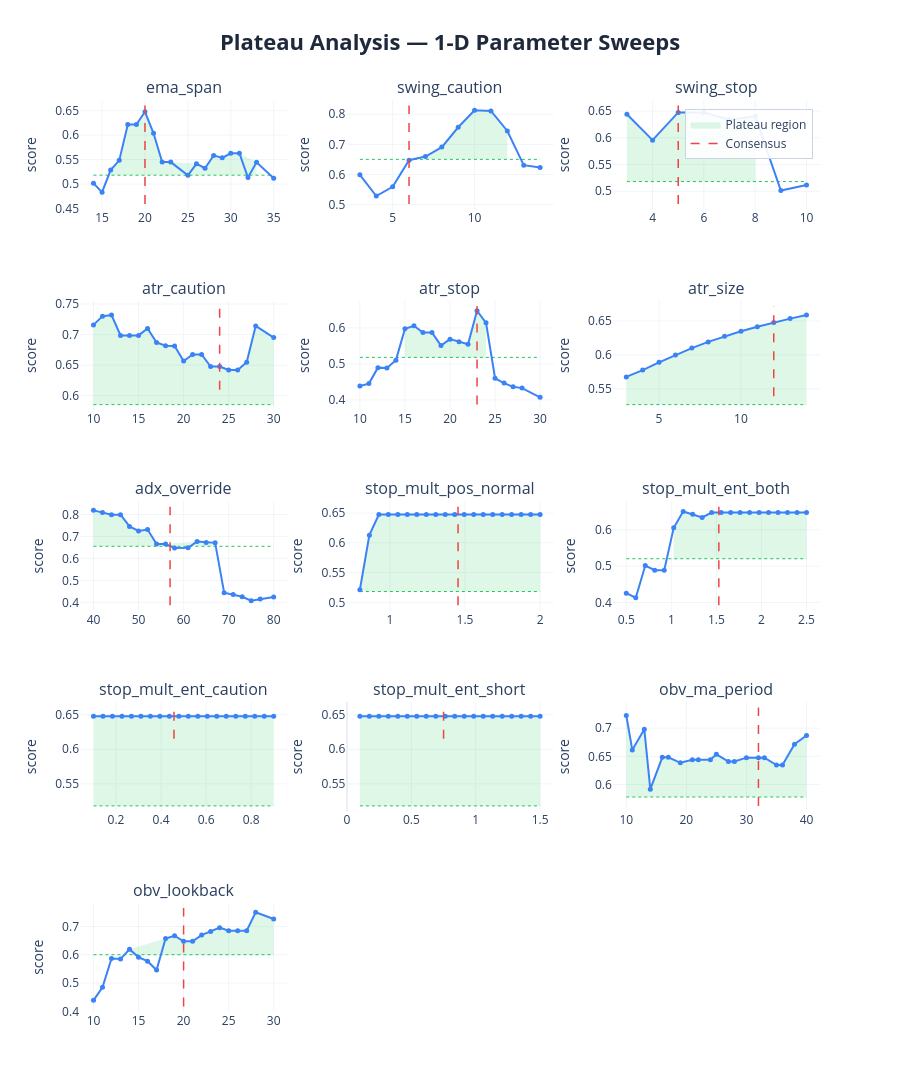

The notebook cell saved with this chart:
### Markdown cell above
### 1-D sweep charts:
| Element | Meaning | Good | Bad |
|---------|---------|------|-----|
| **Blue curve** | Composite score at each value of the parameter, with all others held at consensus | Flat-topped curve — performance is insensitive to the exact value | Narrow spike — optimizer latched onto one specific value, everything nearby is worse |
| **Red dashed line** | Where the consensus value sits | On the flat top of the curve | On a steep slope or at the edge of a cliff |
| **Green dashed line** | Cutoff at 80% of peak score — the boundary between plateau and non-plateau | Blue curve stays above this line across most of the range | Blue curve dips below it quickly either side of the peak |
| **Green shading** | Plateau region — all values where the score stays within 20% of the peak | Wide green band spanning most of the range (robust) | Thin sliver or no shading at all (fragile/overfit) |


 If concensus on steep slope: parameter **REGIME SENSITIVE** - do not fix, backtests are disagreeing, want to fix parameters on flat top.

### Code cell
# ── visual sweep curves ───────────────────────────────────────────────────
plot_plateau_analysis(
    sweep_results    = sweep_results,
    consensus_params = results['consensus_params'],
    param_defs       = PARAM_DEFS,
    fixed_params     = FIXED_PARAMS,
    threshold        = 0.20,
    show             = False,
    save_html        = None,
)

### Figure 1 — Plotly figure (JSON) as saved in the notebook; plotly's stock layout.template omitted (floating-point values rounded to 4 significant figures)
{"data": [{"fill": "toself", "fillcolor": "rgba(34, 197, 94, 0.15)", "hoverinfo": "skip", "line": {"color": "rgba(0,0,0,0)"}, "name": "Plateau region", "showlegend": true, "type": "scatter", "x": [16, 17, 18, 19, 20, 21, 22, 23, 26, 27, 28, 29, 30, 31, 33, 33, 31, 30, 29, 28, 27, 26, 23, 22, 21, 20, 19, 18, 17, 16], "xaxis": "x", "y": [0.5286, 0.5484, 0.6217, 0.6217, 0.6477, 0.6038, 0.5449, 0.5449, 0.5414, 0.5323, 0.5585, 0.5535, 0.5629, 0.5629, 0.5444, 0.5181, 0.5181, 0.5181, 0.5181, 0.5181, 0.5181, 0.5181, 0.5181, 0.5181, 0.5181, 0.5181, 0.5181, 0.5181, 0.5181, 0.5181], "yaxis": "y"}, {"hoverinfo": "skip", "line": {"color": "#22c55e", "dash": "dot", "width": 1}, "mode": "lines", "showlegend": false, "type": "scatter", "x": [14, 35], "xaxis": "x", "y": [0.5181, 0.5181], "yaxis": "y"}, {"hovertemplate": "<b>ema_span</b><br>Value: %{x:.4g}<br>Score: %{y:.4f}<br><extra></extra>", "line": {"color": "#3b82f6", "width": 2}, "marker": {"size": 5}, "mode": "lines+markers", "name": "ema_span", "showlegend": false, "type": "scatter", "x": [14, 15, 16, 17, 18, 19, 20, 21, 22, 23, 25, 26, 27, 28, 29, 30, 31, 32, 33, 35], "xaxis": "x", "y": [0.5015, 0.4835, 0.5286, 0.5484, 0.6217, 0.6217, 0.6477, 0.6038, 0.5449, 0.5449, 0.5178, 0.5414, 0.5323, 0.5585, 0.5535, 0.5629, 0.5629, 0.5133, 0.5444, 0.5117], "yaxis": "y"}, {"hoverinfo": "skip", "line": {"color": "#ef4444", "dash": "dash", "width": 1.5}, "mode": "lines", "name": "Consensus", "showlegend": true, "type": "scatter", "x": [20, 20], "xaxis": "x", "y": [0.4593, 0.6606], "yaxis": "y"}, {"fill": "toself", "fillcolor": "rgba(34, 197, 94, 0.15)", "hoverinfo": "skip", "line": {"color": "rgba(0,0,0,0)"}, "name": "Plateau region", "showlegend": false, "type": "scatter", "x": [7, 8, 9, 10, 11, 12, 12, 11, 10, 9, 8, 7], "xaxis": "x2", "y": [0.6595, 0.6909, 0.7567, 0.8128, 0.8111, 0.7446, 0.6503, 0.6503, 0.6503, 0.6503, 0.6503, 0.6503], "yaxis": "y2"}, {"hoverinfo": "skip", "line": {"color": "#22c55e", "dash": "dot", "width": 1}, "mode": "lines", "showlegend": false, "type": "scatter", "x": [3, 14], "xaxis": "x2", "y": [0.6503, 0.6503], "yaxis": "y2"}, {"hovertemplate": "<b>swing_caution</b><br>Value: %{x:.4g}<br>Score: %{y:.4f}<br><extra></extra>", "line": {"color": "#3b82f6", "width": 2}, "marker": {"size": 5}, "mode": "lines+markers", "name": "swing_caution", "showlegend": false, "type": "scatter", "x": [3, 4, 5, 6, 7, 8, 9, 10, 11, 12, 13, 14], "xaxis": "x2", "y": [0.5991, 0.5287, 0.5592, 0.6477, 0.6595, 0.6909, 0.7567, 0.8128, 0.8111, 0.7446, 0.6309, 0.6229], "yaxis": "y2"}, {"hoverinfo": "skip", "line": {"color": "#ef4444", "dash": "dash", "width": 1.5}, "mode": "lines", "name": "Consensus", "showlegend": false, "type": "scatter", "x": [6, 6], "xaxis": "x2", "y": [0.5023, 0.8291], "yaxis": "y2"}, {"fill": "toself", "fillcolor": "rgba(34, 197, 94, 0.15)", "hoverinfo": "skip", "line": {"color": "rgba(0,0,0,0)"}, "name": "Plateau region", "showlegend": false, "type": "scatter", "x": [3, 4, 5, 6, 7, 8, 8, 7, 6, 5, 4, 3], "xaxis": "x3", "y": [0.6443, 0.5957, 0.6477, 0.6477, 0.6339, 0.6403, 0.5181, 0.5181, 0.5181, 0.5181, 0.5181, 0.5181], "yaxis": "y3"}, {"hoverinfo": "skip", "line": {"color": "#22c55e", "dash": "dot", "width": 1}, "mode": "lines", "showlegend": false, "type": "scatter", "x": [3, 10], "xaxis": "x3", "y": [0.5181, 0.5181], "yaxis": "y3"}, {"hovertemplate": "<b>swing_stop</b><br>Value: %{x:.4g}<br>Score: %{y:.4f}<br><extra></extra>", "line": {"color": "#3b82f6", "width": 2}, "marker": {"size": 5}, "mode": "lines+markers", "name": "swing_stop", "showlegend": false, "type": "scatter", "x": [3, 4, 5, 6, 7, 8, 9, 10], "xaxis": "x3", "y": [0.6443, 0.5957, 0.6477, 0.6477, 0.6339, 0.6403, 0.5012, 0.5115], "yaxis": "y3"}, {"hoverinfo": "skip", "line": {"color": "#ef4444", "dash": "dash", "width": 1.5}, "mode": "lines", "name": "Consensus", "showlegend": false, "type": "scatter", "x": [5, 5], "xaxis": "x3", "y": [0.4762, 0.6606], "yaxis": "y3"}, {"fill": "toself", "fillcolor": "rgba(34, 197, 94, 0.15)", "hoverinfo": "skip", "line": {"color": "rgba(0,0,0,0)"}, "name": "Plateau region", "showlegend": false, "type": "scatter", "x": [10, 11, 12, 13, 14, 15, 16, 17, 18, 19, 20, 21, 22, 23, 24, 25, 26, 27, 28, 30, 30, 28, 27, 26, 25, 24, 23, 22, 21, 20, 19, 18, 17, 16, 15, 14, 13, 12, 11, 10], "xaxis": "x4", "y": [0.7159, 0.7302, 0.7319, 0.6987, 0.6987, 0.6987, 0.7101, 0.687, 0.6819, 0.6813, 0.6569, 0.6675, 0.6675, 0.6477, 0.6477, 0.6421, 0.6421, 0.6548, 0.7141, 0.6951, 0.5855, 0.5855, 0.5855, 0.5855, 0.5855, 0.5855, 0.5855, 0.5855, 0.5855, 0.5855, 0.5855, 0.5855, 0.5855, 0.5855, 0.5855, 0.5855, 0.5855, 0.5855, 0.5855, 0.5855], "yaxis": "y4"}, {"hoverinfo": "skip", "line": {"color": "#22c55e", "dash": "dot", "width": 1}, "mode": "lines", "showlegend": false, "type": "scatter", "x": [10, 30], "xaxis": "x4", "y": [0.5855, 0.5855], "yaxis": "y4"}, {"hovertemplate": "<b>atr_caution</b><br>Value: %{x:.4g}<br>Score: %{y:.4f}<br><extra></extra>", "line": {"color": "#3b82f6", "width": 2}, "marker": {"size": 5}, "mode": "lines+markers", "name": "atr_caution", "showlegend": false, "type": "scatter", "x": [10, 11, 12, 13, 14, 15, 16, 17, 18, 19, 20, 21, 22, 23, 24, 25, 26, 27, 28, 30], "xaxis": "x4", "y": [0.7159, 0.7302, 0.7319, 0.6987, 0.6987, 0.6987, 0.7101, 0.687, 0.6819, 0.6813, 0.6569, 0.6675, 0.6675, 0.6477, 0.6477, 0.6421, 0.6421, 0.6548, 0.7141, 0.6951], "yaxis": "y4"}, {"hoverinfo": "skip", "line": {"color": "#ef4444", "dash": "dash", "width": 1.5}, "mode": "lines", "name": "Consensus", "showlegend": false, "type": "scatter", "x": [24, 24], "xaxis": "x4", "y": [0.61, 0.7466], "yaxis": "y4"}, {"fill": "toself", "fillcolor": "rgba(34, 197, 94, 0.15)", "hoverinfo": "skip", "line": {"color": "rgba(0,0,0,0)"}, "name": "Plateau region", "showlegend": false, "type": "scatter", "x": [15, 16, 17, 18, 19, 20, 21, 22, 23, 24, 24, 23, 22, 21, 20, 19, 18, 17, 16, 15], "xaxis": "x5", "y": [0.5974, 0.6059, 0.587, 0.587, 0.5511, 0.5688, 0.5617, 0.5546, 0.6477, 0.6141, 0.5181, 0.5181, 0.5181, 0.5181, 0.5181, 0.5181, 0.5181, 0.5181, 0.5181, 0.5181], "yaxis": "y5"}, {"hoverinfo": "skip", "line": {"color": "#22c55e", "dash": "dot", "width": 1}, "mode": "lines", "showlegend": false, "type": "scatter", "x": [10, 30], "xaxis": "x5", "y": [0.5181, 0.5181], "yaxis": "y5"}, {"hovertemplate": "<b>atr_stop</b><br>Value: %{x:.4g}<br>Score: %{y:.4f}<br><extra></extra>", "line": {"color": "#3b82f6", "width": 2}, "marker": {"size": 5}, "mode": "lines+markers", "name": "atr_stop", "showlegend": false, "type": "scatter", "x": [10, 11, 12, 13, 14, 15, 16, 17, 18, 19, 20, 21, 22, 23, 24, 25, 26, 27, 28, 30], "xaxis": "x5", "y": [0.4385, 0.4454, 0.4897, 0.4887, 0.5105, 0.5974, 0.6059, 0.587, 0.587, 0.5511, 0.5688, 0.5617, 0.5546, 0.6477, 0.6141, 0.4601, 0.4467, 0.4363, 0.4328, 0.4073], "yaxis": "y5"}, {"hoverinfo": "skip", "line": {"color": "#ef4444", "dash": "dash", "width": 1.5}, "mode": "lines", "name": "Consensus", "showlegend": false, "type": "scatter", "x": [23, 23], "xaxis": "x5", "y": [0.387, 0.6606], "yaxis": "y5"}, {"fill": "toself", "fillcolor": "rgba(34, 197, 94, 0.15)", "hoverinfo": "skip", "line": {"color": "rgba(0,0,0,0)"}, "name": "Plateau region", "showlegend": false, "type": "scatter", "x": [3, 4, 5, 6, 7, 8, 9, 10, 11, 12, 13, 14, 14, 13, 12, 11, 10, 9, 8, 7, 6, 5, 4, 3], "xaxis": "x6", "y": [0.5676, 0.5777, 0.5891, 0.6, 0.6101, 0.6191, 0.6273, 0.6347, 0.6414, 0.6477, 0.6534, 0.6586, 0.5269, 0.5269, 0.5269, 0.5269, 0.5269, 0.5269, 0.5269, 0.5269, 0.5269, 0.5269, 0.5269, 0.5269], "yaxis": "y6"}, {"hoverinfo": "skip", "line": {"color": "#22c55e", "dash": "dot", "width": 1}, "mode": "lines", "showlegend": false, "type": "scatter", "x": [3, 14], "xaxis": "x6", "y": [0.5269, 0.5269], "yaxis": "y6"}, {"hovertemplate": "<b>atr_size</b><br>Value: %{x:.4g}<br>Score: %{y:.4f}<br><extra></extra>", "line": {"color": "#3b82f6", "width": 2}, "marker": {"size": 5}, "mode": "lines+markers", "name": "atr_size", "showlegend": false, "type": "scatter", "x": [3, 4, 5, 6, 7, 8, 9, 10, 11, 12, 13, 14], "xaxis": "x6", "y": [0.5676, 0.5777, 0.5891, 0.6, 0.6101, 0.6191, 0.6273, 0.6347, 0.6414, 0.6477, 0.6534, 0.6586], "yaxis": "y6"}, {"hoverinfo": "skip", "line": {"color": "#ef4444", "dash": "dash", "width": 1.5}, "mode": "lines", "name": "Consensus", "showlegend": false, "type": "scatter", "x": [12, 12], "xaxis": "x6", "y": [0.5392, 0.6718], "yaxis": "y6"}, {"fill": "toself", "fillcolor": "rgba(34, 197, 94, 0.15)", "hoverinfo": "skip", "line": {"color": "rgba(0,0,0,0)"}, "name": "Plateau region", "showlegend": false, "type": "scatter", "x": [40, 42, 44, 46, 48, 50, 52, 54, 56, 63, 65, 67, 67, 65, 63, 56, 54, 52, 50, 48, 46, 44, 42, 40], "xaxis": "x7", "y": [0.8187, 0.8086, 0.7992, 0.7992, 0.7452, 0.7246, 0.7314, 0.6649, 0.6649, 0.6768, 0.6723, 0.6706, 0.6549, 0.6549, 0.6549, 0.6549, 0.6549, 0.6549, 0.6549, 0.6549, 0.6549, 0.6549, 0.6549, 0.6549], "yaxis": "y7"}, {"hoverinfo": "skip", "line": {"color": "#22c55e", "dash": "dot", "width": 1}, "mode": "lines", "showlegend": false, "type": "scatter", "x": [40, 80], "xaxis": "x7", "y": [0.6549, 0.6549], "yaxis": "y7"}, {"hovertemplate": "<b>adx_override</b><br>Value: %{x:.4g}<br>Score: %{y:.4f}<br><extra></extra>", "line": {"color": "#3b82f6", "width": 2}, "marker": {"size": 5}, "mode": "lines+markers", "name": "adx_override", "showlegend": false, "type": "scatter", "x": [40, 42, 44, 46, 48, 50, 52, 54, 56, 58, 61, 63, 65, 67, 69, 71, 73, 75, 77, 80], "xaxis": "x7", "y": [0.8187, 0.8086, 0.7992, 0.7992, 0.7452, 0.7246, 0.7314, 0.6649, 0.6649, 0.6477, 0.6479, 0.6768, 0.6723, 0.6706, 0.4438, 0.4357, 0.4251, 0.4069, 0.4145, 0.4243], "yaxis": "y7"}, {"hoverinfo": "skip", "line": {"color": "#ef4444", "dash": "dash", "width": 1.5}, "mode": "lines", "name": "Consensus", "showlegend": false, "type": "scatter", "x": [57, 57], "xaxis": "x7", "y": [0.3866, 0.835], "yaxis": "y7"}, {"fill": "toself", "fillcolor": "rgba(34, 197, 94, 0.15)", "hoverinfo": "skip", "line": {"color": "rgba(0,0,0,0)"}, "name": "Plateau region", "showlegend": false, "type": "scatter", "x": [0.8, 0.8632, 0.9263, 0.9895, 1.053, 1.116, 1.179, 1.242, 1.305, 1.368, 1.432, 1.495, 1.558, 1.621, 1.684, 1.747, 1.811, 1.874, 1.937, 2.0, 2.0, 1.937, 1.874, 1.811, 1.747, 1.684, 1.621, 1.558, 1.495, 1.432, 1.368, 1.305, 1.242, 1.179, 1.116, 1.053, 0.9895, 0.9263, 0.8632, 0.8], "xaxis": "x8", "y": [0.5211, 0.6129, 0.6477, 0.6477, 0.6477, 0.6477, 0.6477, 0.6477, 0.6477, 0.6477, 0.6477, 0.6477, 0.6477, 0.6477, 0.6477, 0.6477, 0.6477, 0.6477, 0.6477, 0.6477, 0.5181, 0.5181, 0.5181, 0.5181, 0.5181, 0.5181, 0.5181, 0.5181, 0.5181, 0.5181, 0.5181, 0.5181, 0.5181, 0.5181, 0.5181, 0.5181, 0.5181, 0.5181, 0.5181, 0.5181], "yaxis": "y8"}, {"hoverinfo": "skip", "line": {"color": "#22c55e", "dash": "dot", "width": 1}, "mode": "lines", "showlegend": false, "type": "scatter", "x": [0.8, 2], "xaxis": "x8", "y": [0.5181, 0.5181], "yaxis": "y8"}, {"hovertemplate": "<b>stop_mult_pos_normal</b><br>Value: %{x:.4g}<br>Score: %{y:.4f}<br><extra></extra>", "line": {"color": "#3b82f6", "width": 2}, "marker": {"size": 5}, "mode": "lines+markers", "name": "stop_mult_pos_normal", "showlegend": false, "type": "scatter", "x": [0.8, 0.8632, 0.9263, 0.9895, 1.053, 1.116, 1.179, 1.242, 1.305, 1.368, 1.432, 1.495, 1.558, 1.621, 1.684, 1.747, 1.811, 1.874, 1.937, 2.0], "xaxis": "x8", "y": [0.5211, 0.6129, 0.6477, 0.6477, 0.6477, 0.6477, 0.6477, 0.6477, 0.6477, 0.6477, 0.6477, 0.6477, 0.6477, 0.6477, 0.6477, 0.6477, 0.6477, 0.6477, 0.6477, 0.6477], "yaxis": "y8"}, {"hoverinfo": "skip", "line": {"color": "#ef4444", "dash": "dash", "width": 1.5}, "mode": "lines", "name": "Consensus", "showlegend": false, "type": "scatter", "x": [1.454, 1.454], "xaxis": "x8", "y": [0.4951, 0.6606], "yaxis": "y8"}, {"fill": "toself", "fillcolor": "rgba(34, 197, 94, 0.15)", "hoverinfo": "skip", "line": {"color": "rgba(0,0,0,0)"}, "name": "Plateau region", "showlegend": false, "type": "scatter", "x": [1.026, 1.132, 1.237, 1.342, 1.447, 1.553, 1.658, 1.763, 1.868, 1.974, 2.079, 2.184, 2.289, 2.395, 2.5, 2.5, 2.395, 2.289, 2.184, 2.079, 1.974, 1.868, 1.763, 1.658, 1.553, 1.447, 1.342, 1.237, 1.132, 1.026], "xaxis": "x9", "y": [0.6054, 0.6505, 0.6432, 0.6339, 0.6477, 0.6477, 0.6477, 0.6477, 0.6477, 0.6477, 0.6477, 0.6477, 0.6477, 0.6477, 0.6477, 0.5204, 0.5204, 0.5204, 0.5204, 0.5204, 0.5204, 0.5204, 0.5204, 0.5204, 0.5204, 0.5204, 0.5204, 0.5204, 0.5204, 0.5204], "yaxis": "y9"}, {"hoverinfo": "skip", "line": {"color": "#22c55e", "dash": "dot", "width": 1}, "mode": "lines", "showlegend": false, "type": "scatter", "x": [0.5, 2.5], "xaxis": "x9", "y": [0.5204, 0.5204], "yaxis": "y9"}, {"hovertemplate": "<b>stop_mult_ent_both</b><br>Value: %{x:.4g}<br>Score: %{y:.4f}<br><extra></extra>", "line": {"color": "#3b82f6", "width": 2}, "marker": {"size": 5}, "mode": "lines+markers", "name": "stop_mult_ent_both", "showlegend": false, "type": "scatter", "x": [0.5, 0.6053, 0.7105, 0.8158, 0.9211, 1.026, 1.132, 1.237, 1.342, 1.447, 1.553, 1.658, 1.763, 1.868, 1.974, 2.079, 2.184, 2.289, 2.395, 2.5], "xaxis": "x9", "y": [0.4255, 0.4131, 0.5016, 0.4887, 0.4887, 0.6054, 0.6505, 0.6432, 0.6339, 0.6477, 0.6477, 0.6477, 0.6477, 0.6477, 0.6477, 0.6477, 0.6477, 0.6477, 0.6477, 0.6477], "yaxis": "y9"}, {"hoverinfo": "skip", "line": {"color": "#ef4444", "dash": "dash", "width": 1.5}, "mode": "lines", "name": "Consensus", "showlegend": false, "type": "scatter", "x": [1.527, 1.527], "xaxis": "x9", "y": [0.3924, 0.6635], "yaxis": "y9"}, {"fill": "toself", "fillcolor": "rgba(34, 197, 94, 0.15)", "hoverinfo": "skip", "line": {"color": "rgba(0,0,0,0)"}, "name": "Plateau region", "showlegend": false, "type": "scatter", "x": [0.1, 0.1421, 0.1842, 0.2263, 0.2684, 0.3105, 0.3526, 0.3947, 0.4368, 0.4789, 0.5211, 0.5632, 0.6053, 0.6474, 0.6895, 0.7316, 0.7737, 0.8158, 0.8579, 0.9, 0.9, 0.8579, 0.8158, 0.7737, 0.7316, 0.6895, 0.6474, 0.6053, 0.5632, 0.5211, 0.4789, 0.4368, 0.3947, 0.3526, 0.3105, 0.2684, 0.2263, 0.1842, 0.1421, 0.1], "xaxis": "x10", "y": [0.6477, 0.6477, 0.6477, 0.6477, 0.6477, 0.6477, 0.6477, 0.6477, 0.6477, 0.6477, 0.6477, 0.6477, 0.6477, 0.6477, 0.6477, 0.6477, 0.6477, 0.6477, 0.6477, 0.6477, 0.5181, 0.5181, 0.5181, 0.5181, 0.5181, 0.5181, 0.5181, 0.5181, 0.5181, 0.5181, 0.5181, 0.5181, 0.5181, 0.5181, 0.5181, 0.5181, 0.5181, 0.5181, 0.5181, 0.5181], "yaxis": "y10"}, {"hoverinfo": "skip", "line": {"color": "#22c55e", "dash": "dot", "width": 1}, "mode": "lines", "showlegend": false, "type": "scatter", "x": [0.1, 0.9], "xaxis": "x10", "y": [0.5181, 0.5181], "yaxis": "y10"}, {"hovertemplate": "<b>stop_mult_ent_caution</b><br>Value: %{x:.4g}<br>Score: %{y:.4f}<br><extra></extra>", "line": {"color": "#3b82f6", "width": 2}, "marker": {"size": 5}, "mode": "lines+markers", "name": "stop_mult_ent_caution", "showlegend": false, "type": "scatter", "x": [0.1, 0.1421, 0.1842, 0.2263, 0.2684, 0.3105, 0.3526, 0.3947, 0.4368, 0.4789, 0.5211, 0.5632, 0.6053, 0.6474, 0.6895, 0.7316, 0.7737, 0.8158, 0.8579, 0.9], "xaxis": "x10", "y": [0.6477, 0.6477, 0.6477, 0.6477, 0.6477, 0.6477, 0.6477, 0.6477, 0.6477, 0.6477, 0.6477, 0.6477, 0.6477, 0.6477, 0.6477, 0.6477, 0.6477, 0.6477, 0.6477, 0.6477], "yaxis": "y10"}, {"hoverinfo": "skip", "line": {"color": "#ef4444", "dash": "dash", "width": 1.5}, "mode": "lines", "name": "Consensus", "showlegend": false, "type": "scatter", "x": [0.4573, 0.4573], "xaxis": "x10", "y": [0.6153, 0.6606], "yaxis": "y10"}, {"fill": "toself", "fillcolor": "rgba(34, 197, 94, 0.15)", "hoverinfo": "skip", "line": {"color": "rgba(0,0,0,0)"}, "name": "Plateau region", "showlegend": false, "type": "scatter", "x": [0.1, 0.1737, 0.2474, 0.3211, 0.3947, 0.4684, 0.5421, 0.6158, 0.6895, 0.7632, 0.8368, 0.9105, 0.9842, 1.058, 1.132, 1.205, 1.279, 1.353, 1.426, 1.5, 1.5, 1.426, 1.353, 1.279, 1.205, 1.132, 1.058, 0.9842, 0.9105, 0.8368, 0.7632, 0.6895, 0.6158, 0.5421, 0.4684, 0.3947, 0.3211, 0.2474, 0.1737, 0.1], "xaxis": "x11", "y": [0.6477, 0.6477, 0.6477, 0.6477, 0.6477, 0.6477, 0.6477, 0.6477, 0.6477, 0.6477, 0.6477, 0.6477, 0.6477, 0.6477, 0.6477, 0.6477, 0.6477, 0.6477, 0.6477, 0.6477, 0.5181, 0.5181, 0.5181, 0.5181, 0.5181, 0.5181, 0.5181, 0.5181, 0.5181, 0.5181, 0.5181, 0.5181, 0.5181, 0.5181, 0.5181, 0.5181, 0.5181, 0.5181, 0.5181, 0.5181], "yaxis": "y11"}, {"hoverinfo": "skip", "line": {"color": "#22c55e", "dash": "dot", "width": 1}, "mode": "lines", "showlegend": false, "type": "scatter", "x": [0.1, 1.5], "xaxis": "x11", "y": [0.5181, 0.5181], "yaxis": "y11"}, {"hovertemplate": "<b>stop_mult_ent_short</b><br>Value: %{x:.4g}<br>Score: %{y:.4f}<br><extra></extra>", "line": {"color": "#3b82f6", "width": 2}, "marker": {"size": 5}, "mode": "lines+markers", "name": "stop_mult_ent_short", "showlegend": false, "type": "scatter", "x": [0.1, 0.1737, 0.2474, 0.3211, 0.3947, 0.4684, 0.5421, 0.6158, 0.6895, 0.7632, 0.8368, 0.9105, 0.9842, 1.058, 1.132, 1.205, 1.279, 1.353, 1.426, 1.5], "xaxis": "x11", "y": [0.6477, 0.6477, 0.6477, 0.6477, 0.6477, 0.6477, 0.6477, 0.6477, 0.6477, 0.6477, 0.6477, 0.6477, 0.6477, 0.6477, 0.6477, 0.6477, 0.6477, 0.6477, 0.6477, 0.6477], "yaxis": "y11"}, {"hoverinfo": "skip", "line": {"color": "#ef4444", "dash": "dash", "width": 1.5}, "mode": "lines", "name": "Consensus", "showlegend": false, "type": "scatter", "x": [0.75, 0.75], "xaxis": "x11", "y": [0.6153, 0.6606], "yaxis": "y11"}, {"fill": "toself", "fillcolor": "rgba(34, 197, 94, 0.15)", "hoverinfo": "skip", "line": {"color": "rgba(0,0,0,0)"}, "name": "Plateau region", "showlegend": false, "type": "scatter", "x": [10, 11, 13, 14, 16, 17, 19, 21, 22, 24, 25, 27, 28, 30, 32, 33, 35, 36, 38, 40, 40, 38, 36, 35, 33, 32, 30, 28, 27, 25, 24, 22, 21, 19, 17, 16, 14, 13, 11, 10], "xaxis": "x12", "y": [0.7224, 0.6614, 0.6979, 0.5917, 0.6482, 0.6482, 0.6385, 0.6438, 0.6438, 0.6438, 0.6536, 0.6407, 0.6407, 0.6477, 0.6477, 0.6477, 0.6345, 0.6345, 0.6714, 0.6871, 0.5779, 0.5779, 0.5779, 0.5779, 0.5779, 0.5779, 0.5779, 0.5779, 0.5779, 0.5779, 0.5779, 0.5779, 0.5779, 0.5779, 0.5779, 0.5779, 0.5779, 0.5779, 0.5779, 0.5779], "yaxis": "y12"}, {"hoverinfo": "skip", "line": {"color": "#22c55e", "dash": "dot", "width": 1}, "mode": "lines", "showlegend": false, "type": "scatter", "x": [10, 40], "xaxis": "x12", "y": [0.5779, 0.5779], "yaxis": "y12"}, {"hovertemplate": "<b>obv_ma_period</b><br>Value: %{x:.4g}<br>Score: %{y:.4f}<br><extra></extra>", "line": {"color": "#3b82f6", "width": 2}, "marker": {"size": 5}, "mode": "lines+markers", "name": "obv_ma_period", "showlegend": false, "type": "scatter", "x": [10, 11, 13, 14, 16, 17, 19, 21, 22, 24, 25, 27, 28, 30, 32, 33, 35, 36, 38, 40], "xaxis": "x12", "y": [0.7224, 0.6614, 0.6979, 0.5917, 0.6482, 0.6482, 0.6385, 0.6438, 0.6438, 0.6438, 0.6536, 0.6407, 0.6407, 0.6477, 0.6477, 0.6477, 0.6345, 0.6345, 0.6714, 0.6871], "yaxis": "y12"}, {"hoverinfo": "skip", "line": {"color": "#ef4444", "dash": "dash", "width": 1.5}, "mode": "lines", "name": "Consensus", "showlegend": false, "type": "scatter", "x": [32, 32], "xaxis": "x12", "y": [0.5621, 0.7368], "yaxis": "y12"}, {"fill": "toself", "fillcolor": "rgba(34, 197, 94, 0.15)", "hoverinfo": "skip", "line": {"color": "rgba(0,0,0,0)"}, "name": "Plateau region", "showlegend": false, "type": "scatter", "x": [14, 18, 19, 20, 21, 22, 23, 24, 25, 26, 27, 28, 30, 30, 28, 27, 26, 25, 24, 23, 22, 21, 20, 19, 18, 14], "xaxis": "x13", "y": [0.6197, 0.6573, 0.6674, 0.6477, 0.6477, 0.6696, 0.6828, 0.696, 0.6853, 0.6853, 0.6853, 0.7504, 0.7267, 0.6003, 0.6003, 0.6003, 0.6003, 0.6003, 0.6003, 0.6003, 0.6003, 0.6003, 0.6003, 0.6003, 0.6003, 0.6003], "yaxis": "y13"}, {"hoverinfo": "skip", "line": {"color": "#22c55e", "dash": "dot", "width": 1}, "mode": "lines", "showlegend": false, "type": "scatter", "x": [10, 30], "xaxis": "x13", "y": [0.6003, 0.6003], "yaxis": "y13"}, {"hovertemplate": "<b>obv_lookback</b><br>Value: %{x:.4g}<br>Score: %{y:.4f}<br><extra></extra>", "line": {"color": "#3b82f6", "width": 2}, "marker": {"size": 5}, "mode": "lines+markers", "name": "obv_lookback", "showlegend": false, "type": "scatter", "x": [10, 11, 12, 13, 14, 15, 16, 17, 18, 19, 20, 21, 22, 23, 24, 25, 26, 27, 28, 30], "xaxis": "x13", "y": [0.439, 0.485, 0.5868, 0.5848, 0.6197, 0.5912, 0.5773, 0.5462, 0.6573, 0.6674, 0.6477, 0.6477, 0.6696, 0.6828, 0.696, 0.6853, 0.6853, 0.6853, 0.7504, 0.7267], "yaxis": "y13"}, {"hoverinfo": "skip", "line": {"color": "#ef4444", "dash": "dash", "width": 1.5}, "mode": "lines", "name": "Consensus", "showlegend": false, "type": "scatter", "x": [20, 20], "xaxis": "x13", "y": [0.417, 0.7654], "yaxis": "y13"}], "layout": {"annotations": [{"font": {"size": 16}, "showarrow": false, "text": "ema_span", "x": 0.14, "xanchor": "center", "xref": "paper", "y": 1, "yanchor": "bottom", "yref": "paper"}, {"font": {"size": 16}, "showarrow": false, "text": "swing_caution", "x": 0.5, "xanchor": "center", "xref": "paper", "y": 1, "yanchor": "bottom", "yref": "paper"}, {"font": {"size": 16}, "showarrow": false, "text": "swing_stop", "x": 0.86, "xanchor": "center", "xref": "paper", "y": 1, "yanchor": "bottom", "yref": "paper"}, {"font": {"size": 16}, "showarrow": false, "text": "atr_caution", "x": 0.14, "xanchor": "center", "xref": "paper", "y": 0.78, "yanchor": "bottom", "yref": "paper"}, {"font": {"size": 16}, "showarrow": false, "text": "atr_stop", "x": 0.5, "xanchor": "center", "xref": "paper", "y": 0.78, "yanchor": "bottom", "yref": "paper"}, {"font": {"size": 16}, "showarrow": false, "text": "atr_size", "x": 0.86, "xanchor": "center", "xref": "paper", "y": 0.78, "yanchor": "bottom", "yref": "paper"}, {"font": {"size": 16}, "showarrow": false, "text": "adx_override", "x": 0.14, "xanchor": "center", "xref": "paper", "y": 0.56, "yanchor": "bottom", "yref": "paper"}, {"font": {"size": 16}, "showarrow": false, "text": "stop_mult_pos_normal", "x": 0.5, "xanchor": "center", "xref": "paper", "y": 0.56, "yanchor": "bottom", "yref": "paper"}, {"font": {"size": 16}, "showarrow": false, "text": "stop_mult_ent_both", "x": 0.86, "xanchor": "center", "xref": "paper", "y": 0.56, "yanchor": "bottom", "yref": "paper"}, {"font": {"size": 16}, "showarrow": false, "text": "stop_mult_ent_caution", "x": 0.14, "xanchor": "center", "xref": "paper", "y": 0.34, "yanchor": "bottom", "yref": "paper"}, {"font": {"size": 16}, "showarrow": false, "text": "stop_mult_ent_short", "x": 0.5, "xanchor": "center", "xref": "paper", "y": 0.34, "yanchor": "bottom", "yref": "paper"}, {"font": {"size": 16}, "showarrow": false, "text": "obv_ma_period", "x": 0.86, "xanchor": "center", "xref": "paper", "y": 0.34, "yanchor": "bottom", "yref": "paper"}, {"font": {"size": 16}, "showarrow": false, "text": "obv_lookback", "x": 0.14, "xanchor": "center", "xref": "paper", "y": 0.12, "yanchor": "bottom", "yref": "paper"}], "height": 1500, "legend": {"bgcolor": "rgba(255, 255, 255, 0.9)", "bordercolor": "#cbd5e1", "borderwidth": 1, "x": 0.99, "xanchor": "right", "y": 0.99, "yanchor": "top"}, "title": {"font": {"color": "#1E293B", "size": 22}, "text": "<b>Plateau Analysis — 1-D Parameter Sweeps</b>", "x": 0.5, "xanchor": "center"}, "xaxis": {"anchor": "y", "domain": [0, 0.28], "gridcolor": "#f1f5f9", "gridwidth": 1, "showgrid": true}, "xaxis10": {"anchor": "y10", "domain": [0, 0.28], "gridcolor": "#f1f5f9", "gridwidth": 1, "showgrid": true}, "xaxis11": {"anchor": "y11", "domain": [0.36, 0.64], "gridcolor": "#f1f5f9", "gridwidth": 1, "showgrid": true}, "xaxis12": {"anchor": "y12", "domain": [0.72, 1], "gridcolor": "#f1f5f9", "gridwidth": 1, "showgrid": true}, "xaxis13": {"anchor": "y13", "domain": [0, 0.28], "gridcolor": "#f1f5f9", "gridwidth": 1, "showgrid": true}, "xaxis14": {"anchor": "y14", "domain": [0.36, 0.64], "gridcolor": "#f1f5f9", "gridwidth": 1, "showgrid": true}, "xaxis15": {"anchor": "y15", "domain": [0.72, 1], "gridcolor": "#f1f5f9", "gridwidth": 1, "showgrid": true}, "xaxis2": {"anchor": "y2", "domain": [0.36, 0.64], "gridcolor": "#f1f5f9", "gridwidth": 1, "showgrid": true}, "xaxis3": {"anchor": "y3", "domain": [0.72, 1], "gridcolor": "#f1f5f9", "gridwidth": 1, "showgrid": true}, "xaxis4": {"anchor": "y4", "domain": [0, 0.28], "gridcolor": "#f1f5f9", "gridwidth": 1, "showgrid": true}, "xaxis5": {"anchor": "y5", "domain": [0.36, 0.64], "gridcolor": "#f1f5f9", "gridwidth": 1, "showgrid": true}, "xaxis6": {"anchor": "y6", "domain": [0.72, 1], "gridcolor": "#f1f5f9", "gridwidth": 1, "showgrid": true}, "xaxis7": {"anchor": "y7", "domain": [0, 0.28], "gridcolor": "#f1f5f9", "gridwidth": 1, "showgrid": true}, "xaxis8": {"anchor": "y8", "domain": [0.36, 0.64], "gridcolor": "#f1f5f9", "gridwidth": 1, "showgrid": true}, "xaxis9": {"anchor": "y9", "domain": [0.72, 1], "gridcolor": "#f1f5f9", "gridwidth": 1, "showgrid": true}, "yaxis": {"anchor": "x", "domain": [0.88, 1], "gridcolor": "#f1f5f9", "gridwidth": 1, "showgrid": true, "title": {"text": "score"}}, "yaxis10": {"anchor": "x10", "domain": [0.22, 0.34], "gridcolor": "#f1f5f9", "gridwidth": 1, "showgrid": true, "title": {"text": "score"}}, "yaxis11": {"anchor": "x11", "domain": [0.22, 0.34], "gridcolor": "#f1f5f9", "gridwidth": 1, "showgrid": true, "title": {"text": "score"}}, "yaxis12": {"anchor": "x12", "domain": [0.22, 0.34], "gridcolor": "#f1f5f9", "gridwidth": 1, "showgrid": true, "title": {"text": "score"}}, "yaxis13": {"anchor": "x13", "domain": [0, 0.12], "gridcolor": "#f1f5f9", "gridwidth": 1, "showgrid": true, "title": {"text": "score"}}, "yaxis14": {"anchor": "x14", "domain": [0, 0.12], "gridcolor": "#f1f5f9", "gridwidth": 1, "showgrid": true, "title": {"text": "score"}}, "yaxis15": {"anchor": "x15", "domain": [0, 0.12], "gridcolor": "#f1f5f9", "gridwidth": 1, "showgrid": true, "title": {"text": "score"}}, "yaxis2": {"anchor": "x2", "domain": [0.88, 1], "gridcolor": "#f1f5f9", "gridwidth": 1, "showgrid": true, "title": {"text": "score"}}, "yaxis3": {"anchor": "x3", "domain": [0.88, 1], "gridcolor": "#f1f5f9", "gridwidth": 1, "showgrid": true, "title": {"text": "score"}}, "yaxis4": {"anchor": "x4", "domain": [0.66, 0.78], "gridcolor": "#f1f5f9", "gridwidth": 1, "showgrid": true, "title": {"text": "score"}}, "yaxis5": {"anchor": "x5", "domain": [0.66, 0.78], "gridcolor": "#f1f5f9", "gridwidth": 1, "showgrid": true, "title": {"text": "score"}}, "yaxis6": {"anchor": "x6", "domain": [0.66, 0.78], "gridcolor": "#f1f5f9", "gridwidth": 1, "showgrid": true, "title": {"text": "score"}}, "yaxis7": {"anchor": "x7", "domain": [0.44, 0.56], "gridcolor": "#f1f5f9", "gridwidth": 1, "showgrid": true, "title": {"text": "score"}}, "yaxis8": {"anchor": "x8", "domain": [0.44, 0.56], "gridcolor": "#f1f5f9", "gridwidth": 1, "showgrid": true, "title": {"text": "score"}}, "yaxis9": {"anchor": "x9", "domain": [0.44, 0.56], "gridcolor": "#f1f5f9", "gridwidth": 1, "showgrid": true, "title": {"text": "score"}}}}
